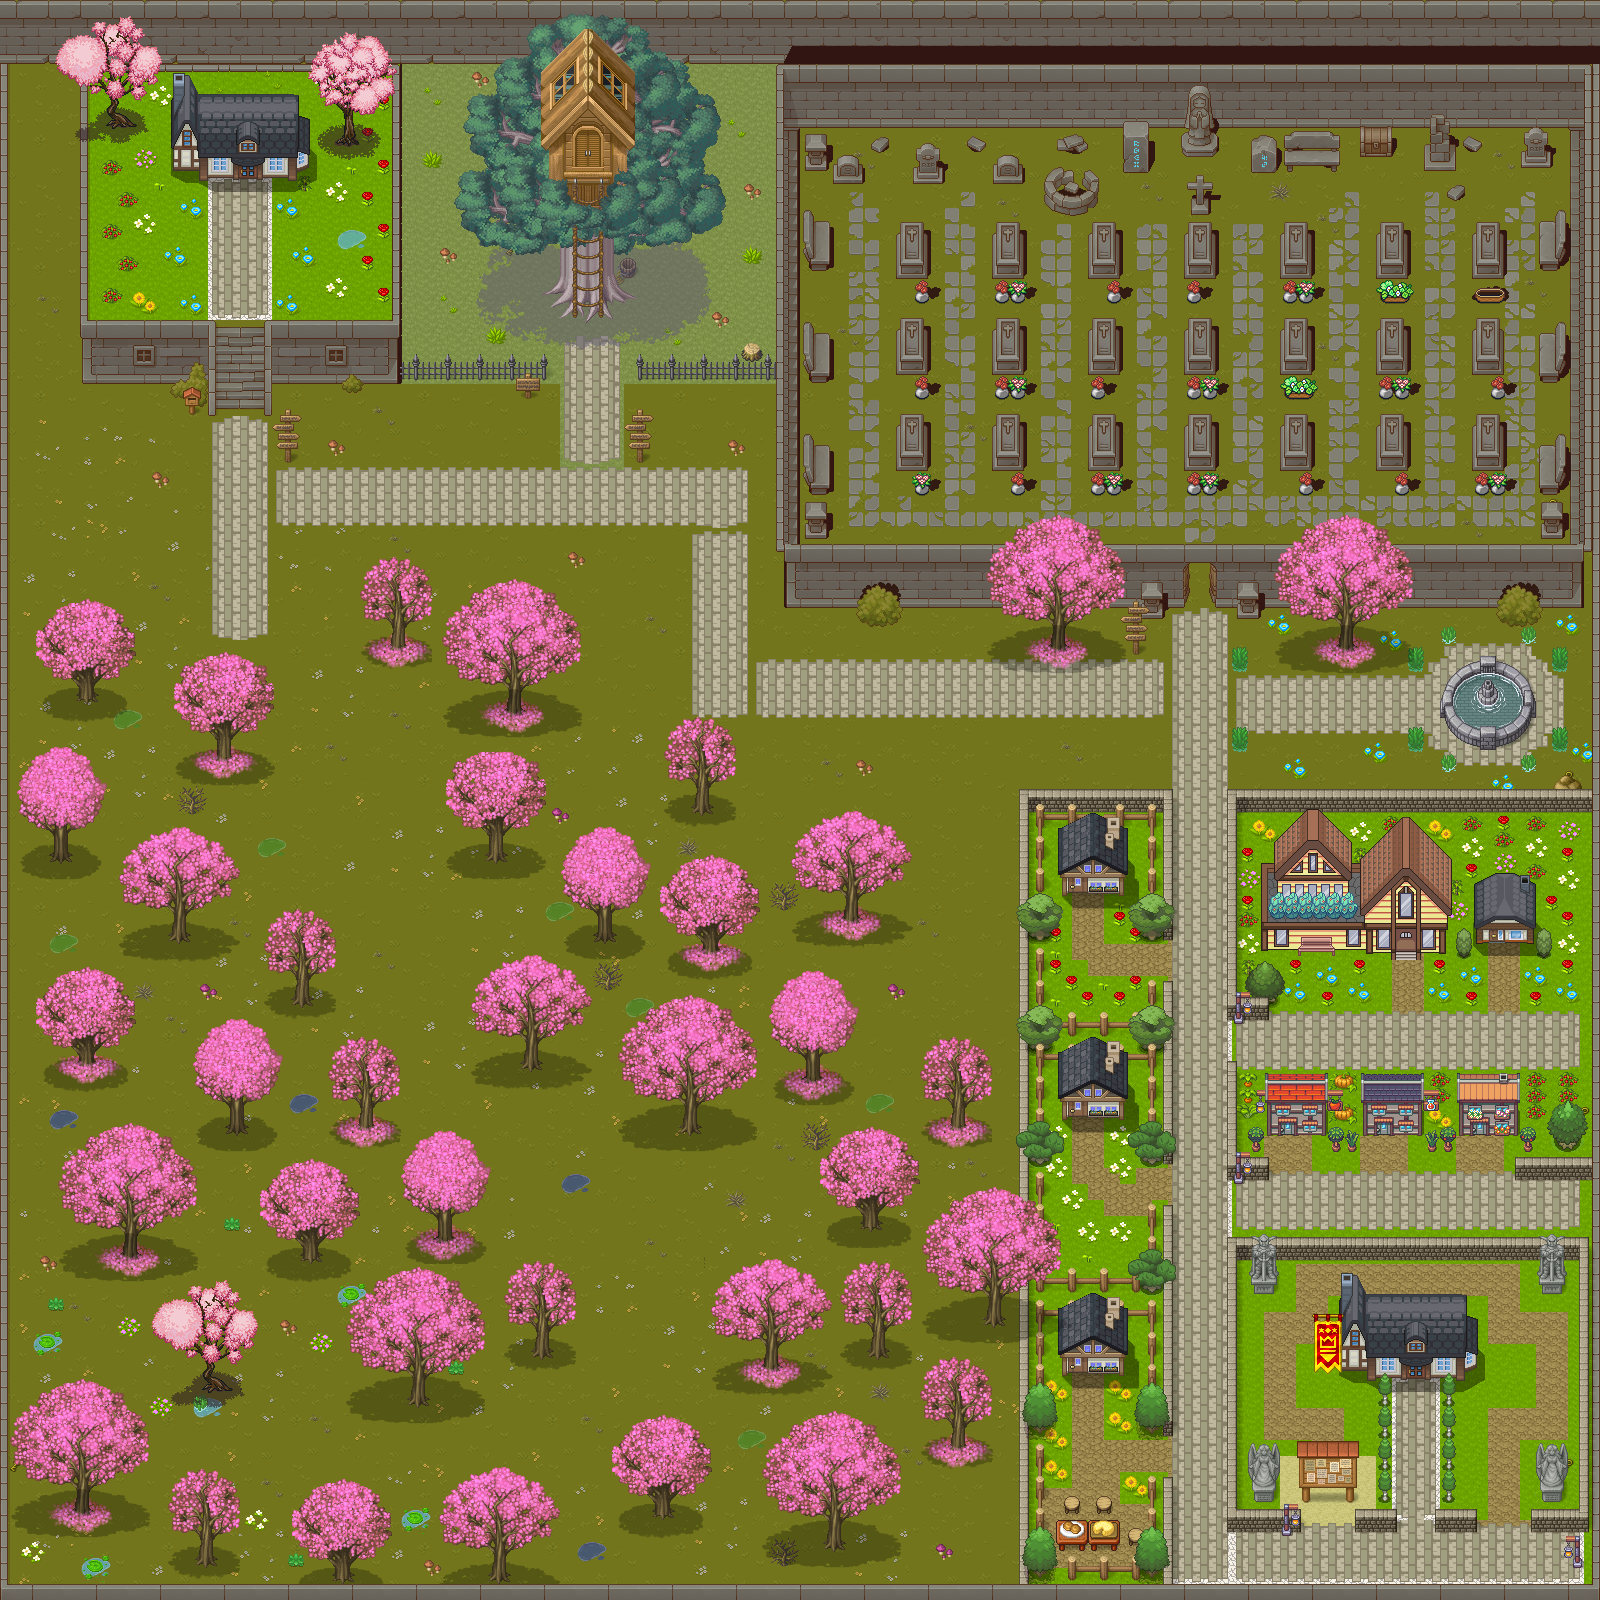

This is a level from a 2D game, rendered from its Tiled map with the project's own tilesets. A one-line summary and the map file follow, with tile-layer data summarised:
An orthogonal 100x100 tile map with 16x16 px tiles, 11 tile layers (background, ombres profondes, pierre, ombres, ...), 17 tilesets and 261 objects (232x collision, 6x key, 6x closed_door, spawn_start, panneau_explicatif, ...).

<map version="1.10" tiledversion="1.10.2" orientation="orthogonal" renderorder="right-down" width="100" height="100" tilewidth="16" tileheight="16" infinite="0" nextlayerid="24" nextobjectid="324">
 <tileset firstgid="1" source="texture/murs.tsx" />
 <tileset firstgid="1025" source="texture/escaliers.tsx" />
 <tileset firstgid="2049" source="texture/objets.tsx" />
 <tileset firstgid="3073" source="texture/sol_pierre.tsx" />
 <tileset firstgid="3329" source="texture/sol.tsx" />
 <tileset firstgid="3585" source="texture/interieur.tsx" />
 <tileset firstgid="5349" source="texture/plantes2.tsx" />
 <tileset firstgid="6373" source="texture/ombres_plantes.tsx" />
 <tileset firstgid="7397" source="texture/ombres_objets.tsx" />
 <tileset firstgid="8421" source="texture/sakura.tsx" />
 <tileset firstgid="8533" source="texture/sakuras.tsx" />
 <tileset firstgid="11611" source="texture/tree_house.tsx" />
 <tileset firstgid="12136" source="texture/village_house.tsx" />
 <tileset firstgid="12973" source="texture/village_villas.tsx" />
 <tileset firstgid="13573" name="city_package_all" tilewidth="16" tileheight="16" tilecount="4256" columns="16">
  <image source="texture/city_package_all.png" width="256" height="4256" />
 </tileset>
 <tileset firstgid="17829" source="texture/market.tsx" />
 <tileset firstgid="18341" source="texture/city_package_all.tsx" />
 <layer id="1" name="background" width="100" height="100">
  <data>[10000 cells, 10000 non-empty, 201 distinct tile ids]</data>
 </layer>
 <layer id="14" name="ombres profondes" width="100" height="100">
  <data>[10000 cells, 404 non-empty, 101 distinct tile ids]</data>
 </layer>
 <layer id="3" name="pierre" width="100" height="100">
  <data>[10000 cells, 3681 non-empty, 220 distinct tile ids]</data>
 </layer>
 <layer id="13" name="ombres" width="100" height="100">
  <data>[10000 cells, 650 non-empty, 134 distinct tile ids]</data>
 </layer>
 <layer id="12" name="plantes" width="100" height="100">
  <data>[10000 cells, 9927 non-empty, 108 distinct tile ids]</data>
 </layer>
 <layer id="19" name="arbres" width="100" height="100">
  <data>[10000 cells, 927 non-empty, 419 distinct tile ids]</data>
 </layer>
 <layer id="10" name="objets" width="100" height="100">
  <data>[10000 cells, 868 non-empty, 273 distinct tile ids]</data>
 </layer>
 <layer id="21" name="bâtiments" width="100" height="100">
  <data>[10000 cells, 604 non-empty, 317 distinct tile ids]</data>
 </layer>
 <layer id="23" name="panneaux" width="100" height="100">
  <data>[10000 cells, 54 non-empty, 33 distinct tile ids]</data>
 </layer>
 <layer id="20" name="superposition" width="100" height="100">
  <data>[10000 cells, 3266 non-empty, 1204 distinct tile ids]</data>
 </layer>
 <layer id="11" name="inscriptions" width="100" height="100">
  <data>[10000 cells, 10 non-empty, 10 distinct tile ids]</data>
 </layer>
 <objectgroup id="16" name="Objects">
  <object id="3" type="collision" x="84" y="324" width="127" height="58" />
  <object id="4" type="collision" x="269" y="325" width="124" height="55" />
  <object id="11" type="collision" x="80" y="64" width="8" height="318" />
  <object id="12" type="collision" x="84" y="66" width="315.333" height="4" />
  <object id="13" type="collision" x="395" y="63" width="4" height="318" />
  <object id="18" type="collision" x="8" y="0" width="1584" height="64" />
  <object id="21" type="collision" x="0" y="0" width="16" height="1584" />
  <object id="22" type="collision" x="0" y="1584" width="1600" height="20" />
  <object id="23" type="collision" x="1584" y="0" width="16" height="1584" />
  <object id="24" type="collision" x="769" y="64" width="27" height="510.667" />
  <object id="25" type="collision" x="798.333" y="64" width="792.667" height="64" />
  <object id="26" type="collision" x="797" y="546" width="385" height="61">
   <polygon points="0,0 385,0 385,61 0,61" />
  </object>
  <object id="27" name="spawn_start" x="511.667" y="395.667">
   <point />
  </object>
  <object id="31" type="collision" x="310" y="66" width="82" height="4" />
  <object id="33" type="collision" x="210" y="325" width="3" height="89" />
  <object id="34" type="collision" x="267" y="323" width="3" height="92" />
  <object id="35" type="collision" x="1569" y="127" width="16" height="419" />
  <object id="36" type="collision" x="899" y="478" width="32" height="18" />
  <object id="37" type="collision" x="913" y="384" width="17" height="15" />
  <object id="38" type="collision" x="913" y="289" width="17" height="15" />
  <object id="39" type="collision" x="993" y="288" width="33" height="16" />
  <object id="40" type="collision" x="1090" y="289" width="31" height="15" />
  <object id="41" type="collision" x="994" y="385" width="33" height="14" />
  <object id="42" type="collision" x="1009" y="480" width="17" height="15" />
  <object id="43" type="collision" x="1089" y="482" width="32" height="14" />
  <object id="44" type="collision" x="1186" y="480" width="32" height="15" />
  <object id="45" type="collision" x="1297" y="482" width="17" height="14" />
  <object id="46" type="collision" x="1280" y="382" width="30" height="17" />
  <object id="47" type="collision" x="1186" y="385" width="31" height="14" />
  <object id="48" type="collision" x="1090" y="383.667" width="16" height="16.3333" />
  <object id="49" type="collision" x="1184" y="290" width="18" height="12" />
  <object id="50" type="collision" x="1282" y="290" width="31" height="14" />
  <object id="51" type="collision" x="1377" y="288" width="32" height="16" />
  <object id="52" type="collision" x="1473" y="287" width="28" height="15" />
  <object id="53" type="collision" x="1488" y="384" width="17" height="14" />
  <object id="54" type="collision" x="1377" y="384" width="33" height="14" />
  <object id="55" type="collision" x="1377" y="480" width="33" height="15" />
  <object id="56" type="collision" x="1472" y="482" width="33" height="14" />
  <object id="59" type="collision" x="783" y="553" width="14" height="52" />
  <object id="61" type="collision" x="1183" y="550" width="1" height="54" />
  <object id="62" type="collision" x="1212" y="551" width="8" height="54" />
  </objectgroup>
</map>
<!-- 220 of 261 objects omitted -->
